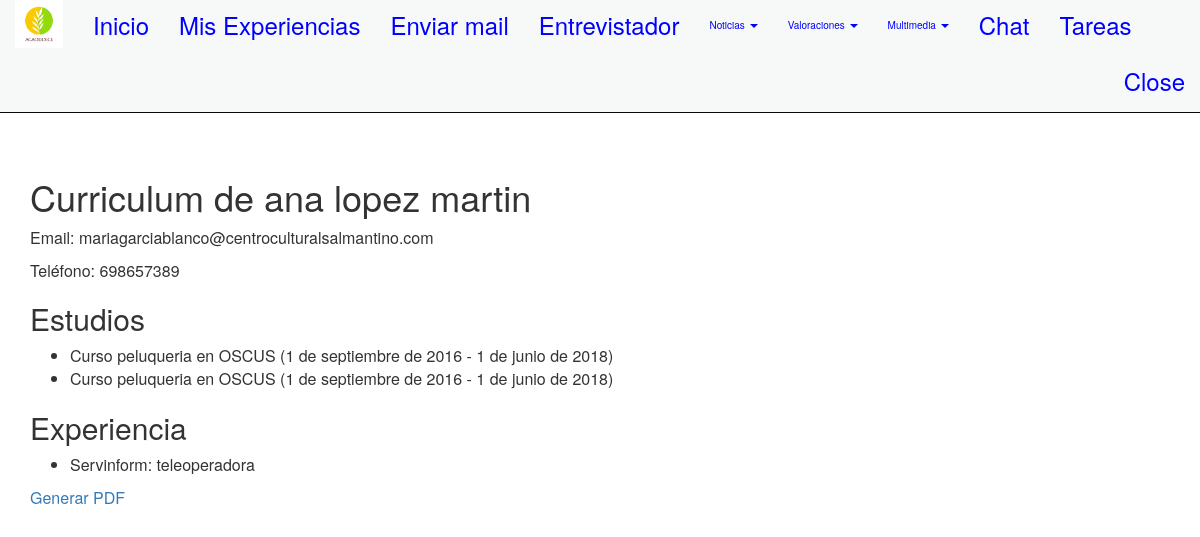
Screenshot of /ver/1/ (signed in) with the database file from the repository.
### appportfolio/models.py (models this page shows, shortened)
class Curriculum(models.Model):
    id = models.AutoField(primary_key=True)  # Aquí se corrigió "true" por "True"
    nombre = models.CharField("Nombre",max_length=100, null=True,blank=True)
    ap1 = models.CharField("Apellido1",max_length=100, null=True,blank=True)
    ap2 = models.CharField("Apellido2",max_length=100, null=True,blank=True)
    email = models.EmailField("Email",max_length=100, null=True,blank=True)
    telefono = models.CharField("Telefono",max_length=100, null=True,blank=True)
    class Meta:
        verbose_name = "Curriculum"
        verbose_name_plural = "Curriculums"
        ordering = ['id']

class DetalleCurriculumEstudio(models.Model):
    id = models.AutoField(primary_key=True)
    estudio = models.ForeignKey(Estudio, related_name='estudio_detalle', null=True,blank=True, on_delete=models.PROTECT)
    curriculum = models.ForeignKey(Curriculum, related_name='curriculum_detalle', null=True,blank=True, on_delete=models.PROTECT)
    class Meta:
        verbose_name = "DetalleCurriculumEstudio"
        verbose_name_plural = "DetalleCurriculumEstudios"
        ordering = ['id']

class Estudio(models.Model):
    id = models.AutoField(primary_key=True)  # AutoField crea automáticamente un campo de clave primaria
    titulacion = models.CharField("Titulación", max_length=200, null=True, blank=True)
    fechaInicio = models.DateField("Fecha de Inicio", null=True, blank=True)
    fechaFin = models.DateField("Fecha de Fin", null=True, blank=True)
    notaMedia = models.DecimalField("Nota Media", max_digits=4, decimal_places=2, null=True, blank=True)
    lugarEstudio = models.CharField("Lugar estudio", max_length=200, null=True, blank=True)
    nombreLugar = models.CharField("Nombre del Lugar", max_length=200, null=True, blank=True)
    ciudad = models.CharField("Ciudad", max_length=100, null=True, blank=True)
    presencial = models.BooleanField("Es Presencial", default=True)
    observaciones = models.TextField("Observaciones", null=True, blank=True)
    class Meta:
        verbose_name = "Estudio"  # Nombre singular para el modelo
        verbose_name_plural = "Estudios"  # Nombre plural para el modelo
        ordering = ['-id']  # Ordena de manera descendente por 'id' (los registros más recientes primero)

class DetalleCurriculumExperiencia(models.Model):
    id = models.AutoField(primary_key=True)  # Aquí también se corrigió
    experiencia = models.ForeignKey(Experiencia, related_name='experiencia_detalle', null=True,blank=True, on_delete=models.PROTECT)  # Corregido
    curriculum = models.ForeignKey(Curriculum, related_name='curriculum_detalles', null=True,blank=True, on_delete=models.PROTECT)
    class Meta:
        verbose_name = "DetalleCurriculumExperiencia"
        verbose_name_plural = "DetalleCurriculumExperiencias"
        ordering = ['id']

class Experiencia(models.Model):
    id = models.AutoField(primary_key=True)
    empresa = models.CharField('Empresa', max_length=50, null=True, blank=True)
    fecha_inicio = models.DateField('Fecha de Inicio', null=True, blank=True)
    fecha_fin = models.DateField('Fecha de Finalización', null=True, blank=True)
    observaciones = models.CharField('Funciones', max_length=50, null=True, blank=True)
    categoria = models.ForeignKey(Categoria, related_name='expe_categoria', null=True, blank=True,
                                      on_delete=models.PROTECT)
    class Meta:
        verbose_name = 'Experiencia'  # puede ser otro nombre
        verbose_name_plural = 'Experiencias'
        ordering = ['empresa']

### appportfolio/views.py (the view)
# urls.py: path('ver/<int:id>/', views.ver_curriculum, name='ver_curriculum'),
def ver_curriculum(request, id):
    curriculum = get_object_or_404(Curriculum, id=id)
    estudios = DetalleCurriculumEstudio.objects.filter(curriculum=curriculum)
    experiencias = DetalleCurriculumExperiencia.objects.filter(curriculum=curriculum)
    context = {'curriculum': curriculum, 'estudios': estudios, 'experiencias': experiencias}
    return render(request, 'ver_curriculum.html', context=context)

### templates/ver_curriculum.html (shortened to what this page needs)
{% extends "base.html" %}
{% load static %}
{% block head %}
<link rel="stylesheet" href="https://maxcdn.bootstrapcdn.com/bootstrap/3.3.5/css/bootstrap.min.css">
 {% endblock %}
{% block content %}
<font size="3">
<br><br><br><br><br><br>
<h1>Curriculum de {{ curriculum.nombre }} {{ curriculum.ap1 }} {{ curriculum.ap2 }}</h1>
<p>Email: {{ curriculum.email }}</p>
<p>Teléfono: {{ curriculum.telefono }}</p>
<h2>Estudios</h2>
<ul>
    {% for detalle in estudios %}
        <li>{{ detalle.estudio.titulacion }} en {{ detalle.estudio.nombreLugar }} ({{ detalle.estudio.fechaInicio }} - {{ detalle.estudio.fechaFin }})</li>
    {% endfor %}
</ul>
<h2>Experiencia</h2>
<ul>
    {% for detalle in experiencias %}
        <li>{{ detalle.experiencia.empresa }}: {{ detalle.experiencia.observaciones }}</li>
    {% endfor %}
</ul>
<a href="{% url 'generar_pdf' curriculum.id %}">Generar PDF</a>
</font>
{% endblock %}

### rows the page displays
Curriculum: nombre "ana", ap1 "lopez", ap2 "martin", email "mariagarciablanco@centroculturalsalmantino.com", telefono "698657389"
DetalleCurriculumEstudio: estudio.titulacion "Curso peluqueria", estudio.nombreLugar "OSCUS", estudio.fechaInicio "1 de septiembre de 2016", estudio.fechaFin "1 de junio de 2018"
DetalleCurriculumEstudio: estudio.titulacion "Curso peluqueria", estudio.nombreLugar "OSCUS", estudio.fechaInicio "1 de septiembre de 2016", estudio.fechaFin "1 de junio de 2018"
DetalleCurriculumExperiencia: experiencia.empresa "Servinform", experiencia.observaciones "teleoperadora"
